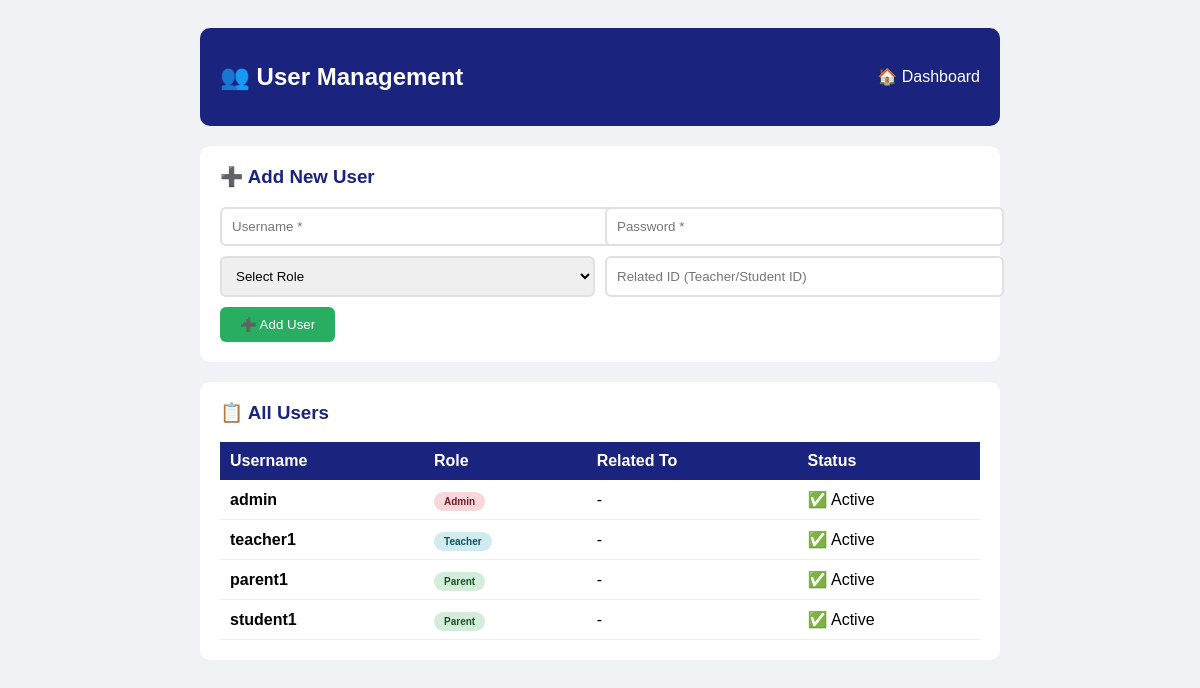
/modules/users/index.php (signed in), run on the app's committed database.
### tables this page shows
CREATE TABLE `users` (
  `id` int(11) NOT NULL,
  `username` varchar(50) NOT NULL,
  `password` varchar(255) NOT NULL,
  `role` enum('admin','teacher','accountant','parent') NOT NULL,
  `related_id` int(11) DEFAULT NULL,
  `status` tinyint(4) DEFAULT 1,
  `last_login` timestamp NULL DEFAULT NULL,
  `created_at` timestamp NOT NULL DEFAULT current_timestamp()
);

### modules/users/index.php (the view, shortened to what this page needs)
<?php
require_once '../../shared/config.php';
$users = $conn->query("SELECT u.*,
    CASE
        WHEN u.role='teacher' THEN (SELECT CONCAT(first_name,' ',last_name) FROM teachers WHERE id=u.related_id)
        WHEN u.role='parent' THEN (SELECT CONCAT(first_name,' ',last_name) FROM students WHERE id=u.related_id)
        ELSE '-'
    END as related_name
    FROM users u ORDER BY u.id");
?>
<!DOCTYPE html>
<html>
<head>
</head>
<body>
<div class="container">
<div class="header">
    <h2>👥 User Management</h2>
    <a href="../../dashboard/">🏠 Dashboard</a>
</div>
<div class="card">
    <h3>➕ Add New User</h3>
    <form method="POST">
        <div class="row">
            <input type="text" name="username" placeholder="Username *" required>
            <input type="password" name="password" placeholder="Password *" required>
        </div>
        <div class="row">
            <select name="role" required>
                <option value="">Select Role</option>
            </select>
            <input type="number" name="related_id" placeholder="Related ID (Teacher/Student ID)">
        </div>
        <button type="submit" name="add_user">➕ Add User</button>
    </form>
</div>
<div class="card">
    <h3>📋 All Users</h3>
    <table>
        <tr><th>Username</th><th>Role</th><th>Related To</th><th>Status</th></tr>
        <?php while($u = $users->fetch_assoc()): ?>
            <tr>
                <td><strong><?php echo $u['username']; ?></strong></td>
                <td><span class="badge badge-<?php echo $u['role']; ?>"><?php echo ucfirst($u['role']); ?></span></td>
                <td><?php echo $u['related_name'] ?? '-'; ?></td>
                <td><?php echo $u['status'] ? '✅ Active' : '❌ Inactive'; ?></td>
            </tr>
        <?php endwhile; ?>
    </table>
</div>
</div>
</body>
</html>

### modules/users/index.php (style rules this page uses)
body { font-family: Arial; background: #f0f2f5; padding: 20px; }
.container { max-width: 800px; margin: 0 auto; }
.header { background: #1a237e; color: white; padding: 15px 20px; border-radius: 10px; margin-bottom: 20px; display: flex; justify-content: space-between; align-items: center; }
.header a { color: white; text-decoration: none; }
.card { background: white; padding: 20px; border-radius: 10px; margin-bottom: 20px; }
h3 { color: #1a237e; margin-top: 0; }
input, select { padding: 10px; border: 2px solid #e0e0e0; border-radius: 6px; width: 100%; margin-bottom: 10px; }
.row { display: grid; grid-template-columns: 1fr 1fr; gap: 10px; }
button { padding: 10px 20px; background: #27ae60; color: white; border: none; border-radius: 6px; cursor: pointer; }
table { width: 100%; border-collapse: collapse; }
th { background: #1a237e; color: white; padding: 10px; text-align: left; }
td { padding: 10px; border-bottom: 1px solid #eee; }
.badge { padding: 4px 10px; border-radius: 12px; font-size: 10px; font-weight: bold; }
.badge-admin { background: #f8d7da; color: #721c24; }
.badge-teacher { background: #d1ecf1; color: #0c5460; }
.badge-parent { background: #d4edda; color: #155724; }

### data on the page
users: username "admin", role "Admin", related_name "-", status "✅ Active"
users: username "teacher1", role "Teacher", related_name "-", status "✅ Active"
users: username "parent1", role "Parent", related_name "-", status "✅ Active"
users: username "student1", role "Parent", related_name "-", status "✅ Active"
